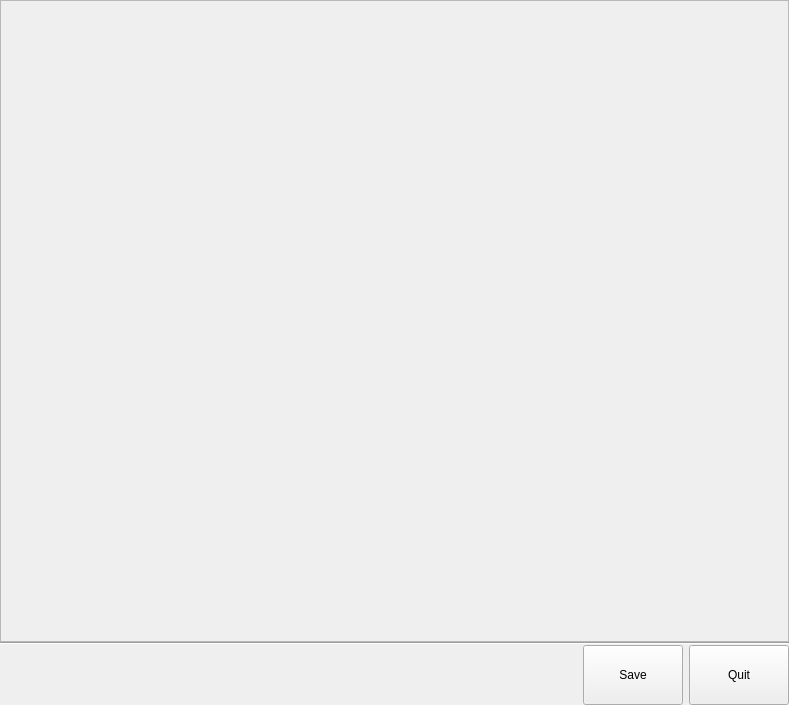
<?xml version="1.0" encoding="UTF-8"?>
<ui version="4.0">
 <class>ProfitReportWidgetBase</class>
 <widget class="QWidget" name="ProfitReportWidgetBase">
  <property name="geometry">
   <rect>
    <x>0</x>
    <y>0</y>
    <width>789</width>
    <height>705</height>
   </rect>
  </property>
  <property name="sizePolicy">
   <sizepolicy hsizetype="Expanding" vsizetype="Expanding">
    <horstretch>0</horstretch>
    <verstretch>0</verstretch>
   </sizepolicy>
  </property>
  <property name="minimumSize">
   <size>
    <width>0</width>
    <height>0</height>
   </size>
  </property>
  <property name="maximumSize">
   <size>
    <width>800</width>
    <height>32767</height>
   </size>
  </property>
  <property name="windowTitle">
   <string>Form1</string>
  </property>
  <layout class="QVBoxLayout">
   <property name="spacing">
    <number>0</number>
   </property>
   <property name="leftMargin">
    <number>0</number>
   </property>
   <property name="topMargin">
    <number>0</number>
   </property>
   <property name="rightMargin">
    <number>0</number>
   </property>
   <property name="bottomMargin">
    <number>0</number>
   </property>
   <item>
    <widget class="QStackedWidget" name="stack">
     <property name="sizePolicy">
      <sizepolicy hsizetype="Expanding" vsizetype="Expanding">
       <horstretch>0</horstretch>
       <verstretch>0</verstretch>
      </sizepolicy>
     </property>
     <property name="maximumSize">
      <size>
       <width>800</width>
       <height>32767</height>
      </size>
     </property>
     <property name="currentIndex">
      <number>2</number>
     </property>
     <widget class="QWidget" name="main_page">
      <property name="sizePolicy">
       <sizepolicy hsizetype="Expanding" vsizetype="Expanding">
        <horstretch>0</horstretch>
        <verstretch>0</verstretch>
       </sizepolicy>
      </property>
      <layout class="QVBoxLayout">
       <item>
        <widget class="QFrame" name="Frame3">
         <property name="minimumSize">
          <size>
           <width>0</width>
           <height>60</height>
          </size>
         </property>
         <property name="maximumSize">
          <size>
           <width>32567</width>
           <height>60</height>
          </size>
         </property>
         <property name="frameShape">
          <enum>QFrame::StyledPanel</enum>
         </property>
         <property name="frameShadow">
          <enum>QFrame::Raised</enum>
         </property>
         <property name="lineWidth">
          <number>2</number>
         </property>
         <layout class="QHBoxLayout">
          <property name="spacing">
           <number>6</number>
          </property>
          <property name="leftMargin">
           <number>11</number>
          </property>
          <property name="topMargin">
           <number>11</number>
          </property>
          <property name="rightMargin">
           <number>11</number>
          </property>
          <property name="bottomMargin">
           <number>11</number>
          </property>
          <item>
           <widget class="QLabel" name="title">
            <property name="font">
             <font>
              <family>Nimbus Sans l [Urw]</family>
              <pointsize>18</pointsize>
              <bold>true</bold>
             </font>
            </property>
            <property name="text">
             <string>Income Reports</string>
            </property>
            <property name="wordWrap">
             <bool>false</bool>
            </property>
           </widget>
          </item>
          <item>
           <spacer name="Spacer3">
            <property name="orientation">
             <enum>Qt::Horizontal</enum>
            </property>
            <property name="sizeType">
             <enum>QSizePolicy::Expanding</enum>
            </property>
            <property name="sizeHint" stdset="0">
             <size>
              <width>181</width>
              <height>0</height>
             </size>
            </property>
           </spacer>
          </item>
         </layout>
        </widget>
       </item>
       <item>
        <layout class="QHBoxLayout">
         <item>
          <widget class="QGroupBox" name="report_buttongroup">
           <property name="maximumSize">
            <size>
             <width>180</width>
             <height>32767</height>
            </size>
           </property>
           <property name="title">
            <string>Reports</string>
           </property>
           <property name="exclusive" stdset="0">
            <bool>true</bool>
           </property>
           <layout class="QVBoxLayout">
            <item>
             <widget class="QPushButton" name="interanual_button">
              <property name="sizePolicy">
               <sizepolicy hsizetype="Expanding" vsizetype="Expanding">
                <horstretch>0</horstretch>
                <verstretch>0</verstretch>
               </sizepolicy>
              </property>
              <property name="maximumSize">
               <size>
                <width>32767</width>
                <height>60</height>
               </size>
              </property>
              <property name="text">
               <string>Interanual</string>
              </property>
              <property name="icon">
               <iconset>
                <normaloff>image0</normaloff>image0</iconset>
              </property>
              <property name="checkable">
               <bool>true</bool>
              </property>
             </widget>
            </item>
            <item>
             <widget class="QPushButton" name="anual_button">
              <property name="sizePolicy">
               <sizepolicy hsizetype="Expanding" vsizetype="Expanding">
                <horstretch>0</horstretch>
                <verstretch>0</verstretch>
               </sizepolicy>
              </property>
              <property name="maximumSize">
               <size>
                <width>32767</width>
                <height>60</height>
               </size>
              </property>
              <property name="text">
               <string>Yearly</string>
              </property>
              <property name="icon">
               <iconset>
                <normaloff>image1</normaloff>image1</iconset>
              </property>
              <property name="checkable">
               <bool>true</bool>
              </property>
             </widget>
            </item>
            <item>
             <widget class="QPushButton" name="mensual_button">
              <property name="sizePolicy">
               <sizepolicy hsizetype="Expanding" vsizetype="Expanding">
                <horstretch>0</horstretch>
                <verstretch>0</verstretch>
               </sizepolicy>
              </property>
              <property name="maximumSize">
               <size>
                <width>32767</width>
                <height>60</height>
               </size>
              </property>
              <property name="text">
               <string>Monthly</string>
              </property>
              <property name="icon">
               <iconset>
                <normaloff>image2</normaloff>image2</iconset>
              </property>
              <property name="checkable">
               <bool>true</bool>
              </property>
             </widget>
            </item>
            <item>
             <widget class="QPushButton" name="semanal_button">
              <property name="sizePolicy">
               <sizepolicy hsizetype="Expanding" vsizetype="Expanding">
                <horstretch>0</horstretch>
                <verstretch>0</verstretch>
               </sizepolicy>
              </property>
              <property name="maximumSize">
               <size>
                <width>32767</width>
                <height>60</height>
               </size>
              </property>
              <property name="text">
               <string>Weekly</string>
              </property>
              <property name="icon">
               <iconset>
                <normaloff>image3</normaloff>image3</iconset>
              </property>
              <property name="checkable">
               <bool>true</bool>
              </property>
             </widget>
            </item>
            <item>
             <widget class="QPushButton" name="diario_button">
              <property name="sizePolicy">
               <sizepolicy hsizetype="Expanding" vsizetype="Expanding">
                <horstretch>0</horstretch>
                <verstretch>0</verstretch>
               </sizepolicy>
              </property>
              <property name="maximumSize">
               <size>
                <width>32767</width>
                <height>60</height>
               </size>
              </property>
              <property name="text">
               <string>Daily</string>
              </property>
              <property name="icon">
               <iconset>
                <normaloff>image4</normaloff>image4</iconset>
              </property>
              <property name="checkable">
               <bool>true</bool>
              </property>
             </widget>
            </item>
            <item>
             <widget class="QPushButton" name="cierres_button">
              <property name="sizePolicy">
               <sizepolicy hsizetype="Expanding" vsizetype="Expanding">
                <horstretch>0</horstretch>
                <verstretch>0</verstretch>
               </sizepolicy>
              </property>
              <property name="maximumSize">
               <size>
                <width>32767</width>
                <height>60</height>
               </size>
              </property>
              <property name="text">
               <string>Closings</string>
              </property>
              <property name="icon">
               <iconset>
                <normaloff>image5</normaloff>image5</iconset>
              </property>
              <property name="checkable">
               <bool>true</bool>
              </property>
             </widget>
            </item>
            <item>
             <spacer name="spacer1">
              <property name="orientation">
               <enum>Qt::Vertical</enum>
              </property>
              <property name="sizeType">
               <enum>QSizePolicy::Expanding</enum>
              </property>
              <property name="sizeHint" stdset="0">
               <size>
                <width>20</width>
                <height>20</height>
               </size>
              </property>
             </spacer>
            </item>
           </layout>
          </widget>
         </item>
         <item>
          <layout class="QVBoxLayout">
           <item>
            <widget class="QGroupBox" name="employee_groupbox">
             <property name="maximumSize">
              <size>
               <width>32767</width>
               <height>160</height>
              </size>
             </property>
             <property name="title">
              <string>Employees</string>
             </property>
             <property name="checkable">
              <bool>true</bool>
             </property>
             <layout class="QHBoxLayout">
              <item>
               <widget class="QTreeWidget" name="employee_listview">
                <property name="font">
                 <font>
                  <pointsize>16</pointsize>
                 </font>
                </property>
                <property name="columnCount">
                 <number>4</number>
                </property>
                <attribute name="headerVisible">
                 <bool>false</bool>
                </attribute>
                <column>
                 <property name="text">
                  <string notr="true">1</string>
                 </property>
                </column>
                <column>
                 <property name="text">
                  <string notr="true">2</string>
                 </property>
                </column>
                <column>
                 <property name="text">
                  <string notr="true">3</string>
                 </property>
                </column>
                <column>
                 <property name="text">
                  <string notr="true">4</string>
                 </property>
                </column>
               </widget>
              </item>
              <item>
               <layout class="QVBoxLayout">
                <item>
                 <widget class="QPushButton" name="up_employee_button">
                  <property name="sizePolicy">
                   <sizepolicy hsizetype="Minimum" vsizetype="Preferred">
                    <horstretch>0</horstretch>
                    <verstretch>0</verstretch>
                   </sizepolicy>
                  </property>
                  <property name="text">
                   <string/>
                  </property>
                 </widget>
                </item>
                <item>
                 <widget class="QPushButton" name="down_employee_button">
                  <property name="sizePolicy">
                   <sizepolicy hsizetype="Minimum" vsizetype="Preferred">
                    <horstretch>0</horstretch>
                    <verstretch>0</verstretch>
                   </sizepolicy>
                  </property>
                  <property name="text">
                   <string/>
                  </property>
                 </widget>
                </item>
               </layout>
              </item>
             </layout>
            </widget>
           </item>
           <item>
            <layout class="QHBoxLayout">
             <item>
              <widget class="QGroupBox" name="init_date_groupbox">
               <property name="sizePolicy">
                <sizepolicy hsizetype="Expanding" vsizetype="Preferred">
                 <horstretch>0</horstretch>
                 <verstretch>0</verstretch>
                </sizepolicy>
               </property>
               <property name="title">
                <string>Initial date</string>
               </property>
               <layout class="QVBoxLayout">
                <property name="spacing">
                 <number>0</number>
                </property>
                <property name="leftMargin">
                 <number>5</number>
                </property>
                <property name="topMargin">
                 <number>5</number>
                </property>
                <property name="rightMargin">
                 <number>5</number>
                </property>
                <property name="bottomMargin">
                 <number>5</number>
                </property>
                <item>
                 <widget class="QDateTimeEdit" name="init_datepicker">
                  <property name="sizePolicy">
                   <sizepolicy hsizetype="Expanding" vsizetype="Preferred">
                    <horstretch>0</horstretch>
                    <verstretch>0</verstretch>
                   </sizepolicy>
                  </property>
                  <property name="displayFormat">
                   <string>MM/dd/yyyy h:mm AP</string>
                  </property>
                  <property name="calendarPopup">
                   <bool>true</bool>
                  </property>
                 </widget>
                </item>
               </layout>
              </widget>
             </item>
             <item>
              <widget class="QGroupBox" name="end_date_groupbox">
               <property name="sizePolicy">
                <sizepolicy hsizetype="Expanding" vsizetype="Fixed">
                 <horstretch>0</horstretch>
                 <verstretch>0</verstretch>
                </sizepolicy>
               </property>
               <property name="title">
                <string>Final date</string>
               </property>
               <layout class="QVBoxLayout">
                <property name="spacing">
                 <number>0</number>
                </property>
                <property name="leftMargin">
                 <number>5</number>
                </property>
                <property name="topMargin">
                 <number>5</number>
                </property>
                <property name="rightMargin">
                 <number>5</number>
                </property>
                <property name="bottomMargin">
                 <number>5</number>
                </property>
                <item>
                 <widget class="QDateTimeEdit" name="end_datepicker">
                  <property name="sizePolicy">
                   <sizepolicy hsizetype="Expanding" vsizetype="Fixed">
                    <horstretch>0</horstretch>
                    <verstretch>0</verstretch>
                   </sizepolicy>
                  </property>
                  <property name="displayFormat">
                   <string>MM/dd/yyyy h:mm AP</string>
                  </property>
                  <property name="calendarPopup">
                   <bool>true</bool>
                  </property>
                 </widget>
                </item>
               </layout>
              </widget>
             </item>
            </layout>
           </item>
           <item>
            <spacer name="spacer30">
             <property name="orientation">
              <enum>Qt::Vertical</enum>
             </property>
             <property name="sizeType">
              <enum>QSizePolicy::Expanding</enum>
             </property>
             <property name="sizeHint" stdset="0">
              <size>
               <width>20</width>
               <height>0</height>
              </size>
             </property>
            </spacer>
           </item>
          </layout>
         </item>
        </layout>
       </item>
       <item>
        <widget class="Line" name="line3">
         <property name="frameShape">
          <enum>QFrame::HLine</enum>
         </property>
         <property name="frameShadow">
          <enum>QFrame::Sunken</enum>
         </property>
        </widget>
       </item>
       <item>
        <layout class="QHBoxLayout">
         <item>
          <widget class="QPushButton" name="advanced_button">
           <property name="minimumSize">
            <size>
             <width>100</width>
             <height>60</height>
            </size>
           </property>
           <property name="text">
            <string>Advanced</string>
           </property>
           <property name="icon">
            <iconset>
             <normaloff>image8</normaloff>image8</iconset>
           </property>
           <property name="checkable">
            <bool>true</bool>
           </property>
           <property name="autoRepeat">
            <bool>false</bool>
           </property>
          </widget>
         </item>
         <item>
          <spacer name="spacer38">
           <property name="orientation">
            <enum>Qt::Horizontal</enum>
           </property>
           <property name="sizeType">
            <enum>QSizePolicy::Expanding</enum>
           </property>
           <property name="sizeHint" stdset="0">
            <size>
             <width>298</width>
             <height>20</height>
            </size>
           </property>
          </spacer>
         </item>
         <item>
          <widget class="QPushButton" name="ok_button">
           <property name="enabled">
            <bool>true</bool>
           </property>
           <property name="minimumSize">
            <size>
             <width>100</width>
             <height>60</height>
            </size>
           </property>
           <property name="text">
            <string/>
           </property>
          </widget>
         </item>
        </layout>
       </item>
      </layout>
     </widget>
     <widget class="QWidget" name="progress_page">
      <property name="sizePolicy">
       <sizepolicy hsizetype="Expanding" vsizetype="Expanding">
        <horstretch>0</horstretch>
        <verstretch>0</verstretch>
       </sizepolicy>
      </property>
      <layout class="QVBoxLayout">
       <property name="spacing">
        <number>4</number>
       </property>
       <property name="leftMargin">
        <number>4</number>
       </property>
       <property name="topMargin">
        <number>4</number>
       </property>
       <property name="rightMargin">
        <number>4</number>
       </property>
       <property name="bottomMargin">
        <number>4</number>
       </property>
       <item>
        <widget class="QFrame" name="Frame3_2">
         <property name="minimumSize">
          <size>
           <width>0</width>
           <height>60</height>
          </size>
         </property>
         <property name="maximumSize">
          <size>
           <width>32567</width>
           <height>60</height>
          </size>
         </property>
         <property name="frameShape">
          <enum>QFrame::StyledPanel</enum>
         </property>
         <property name="frameShadow">
          <enum>QFrame::Raised</enum>
         </property>
         <property name="lineWidth">
          <number>2</number>
         </property>
         <layout class="QHBoxLayout">
          <property name="spacing">
           <number>6</number>
          </property>
          <property name="leftMargin">
           <number>11</number>
          </property>
          <property name="topMargin">
           <number>11</number>
          </property>
          <property name="rightMargin">
           <number>11</number>
          </property>
          <property name="bottomMargin">
           <number>11</number>
          </property>
          <item>
           <widget class="QLabel" name="title_generacion">
            <property name="font">
             <font>
              <family>Nimbus Sans l [Urw]</family>
              <pointsize>18</pointsize>
              <bold>true</bold>
             </font>
            </property>
            <property name="text">
             <string>Generating Report</string>
            </property>
            <property name="wordWrap">
             <bool>false</bool>
            </property>
           </widget>
          </item>
          <item>
           <spacer name="Spacer3_2">
            <property name="orientation">
             <enum>Qt::Horizontal</enum>
            </property>
            <property name="sizeType">
             <enum>QSizePolicy::Expanding</enum>
            </property>
            <property name="sizeHint" stdset="0">
             <size>
              <width>181</width>
              <height>0</height>
             </size>
            </property>
           </spacer>
          </item>
         </layout>
        </widget>
       </item>
       <item>
        <spacer name="spacer48">
         <property name="orientation">
          <enum>Qt::Vertical</enum>
         </property>
         <property name="sizeType">
          <enum>QSizePolicy::Fixed</enum>
         </property>
         <property name="sizeHint" stdset="0">
          <size>
           <width>20</width>
           <height>61</height>
          </size>
         </property>
        </spacer>
       </item>
       <item>
        <layout class="QHBoxLayout">
         <item>
          <spacer name="spacer49">
           <property name="orientation">
            <enum>Qt::Horizontal</enum>
           </property>
           <property name="sizeType">
            <enum>QSizePolicy::Expanding</enum>
           </property>
           <property name="sizeHint" stdset="0">
            <size>
             <width>101</width>
             <height>20</height>
            </size>
           </property>
          </spacer>
         </item>
         <item>
          <layout class="QVBoxLayout">
           <item>
            <widget class="QLabel" name="textLabel2">
             <property name="text">
              <string>Reports are being generated
This operation can take a few minutes.</string>
             </property>
             <property name="alignment">
              <set>Qt::AlignCenter</set>
             </property>
             <property name="wordWrap">
              <bool>false</bool>
             </property>
            </widget>
           </item>
           <item>
            <layout class="QHBoxLayout"/>
           </item>
           <item>
            <widget class="QProgressBar" name="progress_bar">
             <property name="minimumSize">
              <size>
               <width>400</width>
               <height>0</height>
              </size>
             </property>
            </widget>
           </item>
          </layout>
         </item>
         <item>
          <spacer name="spacer50">
           <property name="orientation">
            <enum>Qt::Horizontal</enum>
           </property>
           <property name="sizeType">
            <enum>QSizePolicy::Expanding</enum>
           </property>
           <property name="sizeHint" stdset="0">
            <size>
             <width>91</width>
             <height>20</height>
            </size>
           </property>
          </spacer>
         </item>
        </layout>
       </item>
       <item>
        <spacer name="spacer51">
         <property name="orientation">
          <enum>Qt::Vertical</enum>
         </property>
         <property name="sizeType">
          <enum>QSizePolicy::Expanding</enum>
         </property>
         <property name="sizeHint" stdset="0">
          <size>
           <width>20</width>
           <height>431</height>
          </size>
         </property>
        </spacer>
       </item>
      </layout>
     </widget>
     <widget class="QWidget" name="view_page">
      <property name="sizePolicy">
       <sizepolicy hsizetype="Expanding" vsizetype="Expanding">
        <horstretch>0</horstretch>
        <verstretch>0</verstretch>
       </sizepolicy>
      </property>
      <layout class="QVBoxLayout">
       <property name="spacing">
        <number>0</number>
       </property>
       <property name="leftMargin">
        <number>0</number>
       </property>
       <property name="topMargin">
        <number>0</number>
       </property>
       <property name="rightMargin">
        <number>0</number>
       </property>
       <property name="bottomMargin">
        <number>0</number>
       </property>
       <item>
        <widget class="QFrame" name="kghostview_frame">
         <property name="sizePolicy">
          <sizepolicy hsizetype="Expanding" vsizetype="Expanding">
           <horstretch>0</horstretch>
           <verstretch>0</verstretch>
          </sizepolicy>
         </property>
         <property name="minimumSize">
          <size>
           <width>0</width>
           <height>600</height>
          </size>
         </property>
         <property name="frameShape">
          <enum>QFrame::StyledPanel</enum>
         </property>
         <property name="frameShadow">
          <enum>QFrame::Plain</enum>
         </property>
        </widget>
       </item>
       <item>
        <widget class="Line" name="line8">
         <property name="frameShape">
          <enum>QFrame::HLine</enum>
         </property>
         <property name="frameShadow">
          <enum>QFrame::Sunken</enum>
         </property>
        </widget>
       </item>
       <item>
        <layout class="QHBoxLayout">
         <item>
          <spacer name="spacer59">
           <property name="orientation">
            <enum>Qt::Horizontal</enum>
           </property>
           <property name="sizeType">
            <enum>QSizePolicy::Expanding</enum>
           </property>
           <property name="sizeHint" stdset="0">
            <size>
             <width>20</width>
             <height>20</height>
            </size>
           </property>
          </spacer>
         </item>
         <item>
          <widget class="QPushButton" name="save_report_button">
           <property name="sizePolicy">
            <sizepolicy hsizetype="Minimum" vsizetype="Expanding">
             <horstretch>0</horstretch>
             <verstretch>0</verstretch>
            </sizepolicy>
           </property>
           <property name="minimumSize">
            <size>
             <width>100</width>
             <height>60</height>
            </size>
           </property>
           <property name="maximumSize">
            <size>
             <width>100</width>
             <height>60</height>
            </size>
           </property>
           <property name="text">
            <string>Save</string>
           </property>
           <property name="icon">
            <iconset>
             <normaloff>image16</normaloff>image16</iconset>
           </property>
          </widget>
         </item>
         <item>
          <widget class="QPushButton" name="exit_button">
           <property name="sizePolicy">
            <sizepolicy hsizetype="Minimum" vsizetype="Expanding">
             <horstretch>0</horstretch>
             <verstretch>0</verstretch>
            </sizepolicy>
           </property>
           <property name="minimumSize">
            <size>
             <width>100</width>
             <height>60</height>
            </size>
           </property>
           <property name="maximumSize">
            <size>
             <width>100</width>
             <height>60</height>
            </size>
           </property>
           <property name="text">
            <string>Quit</string>
           </property>
           <property name="icon">
            <iconset>
             <normaloff>image17</normaloff>image17</iconset>
           </property>
          </widget>
         </item>
        </layout>
       </item>
      </layout>
     </widget>
     <widget class="QWidget" name="error_page">
      <property name="sizePolicy">
       <sizepolicy hsizetype="Expanding" vsizetype="Expanding">
        <horstretch>0</horstretch>
        <verstretch>0</verstretch>
       </sizepolicy>
      </property>
      <layout class="QVBoxLayout">
       <item>
        <spacer name="spacer48_2">
         <property name="orientation">
          <enum>Qt::Vertical</enum>
         </property>
         <property name="sizeType">
          <enum>QSizePolicy::Fixed</enum>
         </property>
         <property name="sizeHint" stdset="0">
          <size>
           <width>20</width>
           <height>230</height>
          </size>
         </property>
        </spacer>
       </item>
       <item>
        <layout class="QHBoxLayout">
         <item>
          <spacer name="spacer49_2">
           <property name="orientation">
            <enum>Qt::Horizontal</enum>
           </property>
           <property name="sizeType">
            <enum>QSizePolicy::Expanding</enum>
           </property>
           <property name="sizeHint" stdset="0">
            <size>
             <width>101</width>
             <height>20</height>
            </size>
           </property>
          </spacer>
         </item>
         <item>
          <layout class="QVBoxLayout">
           <item>
            <widget class="QLabel" name="error_label">
             <property name="text">
              <string>Your wPOS installation does not have the Reports Module.
                            This module is necessary to be able to generate and view the reports.
                            Get in touch with Wiresens, if you are interested in acquiring it.</string>
             </property>
             <property name="alignment">
              <set>Qt::AlignCenter</set>
             </property>
             <property name="wordWrap">
              <bool>false</bool>
             </property>
            </widget>
           </item>
           <item>
            <layout class="QHBoxLayout"/>
           </item>
          </layout>
         </item>
         <item>
          <spacer name="spacer50_2">
           <property name="orientation">
            <enum>Qt::Horizontal</enum>
           </property>
           <property name="sizeType">
            <enum>QSizePolicy::Expanding</enum>
           </property>
           <property name="sizeHint" stdset="0">
            <size>
             <width>91</width>
             <height>20</height>
            </size>
           </property>
          </spacer>
         </item>
        </layout>
       </item>
       <item>
        <spacer name="spacer51_2">
         <property name="orientation">
          <enum>Qt::Vertical</enum>
         </property>
         <property name="sizeType">
          <enum>QSizePolicy::Expanding</enum>
         </property>
         <property name="sizeHint" stdset="0">
          <size>
           <width>20</width>
           <height>468</height>
          </size>
         </property>
        </spacer>
       </item>
      </layout>
     </widget>
    </widget>
   </item>
  </layout>
 </widget>
 <layoutdefault spacing="6" margin="11"/>
 <resources/>
 <connections/>
</ui>
